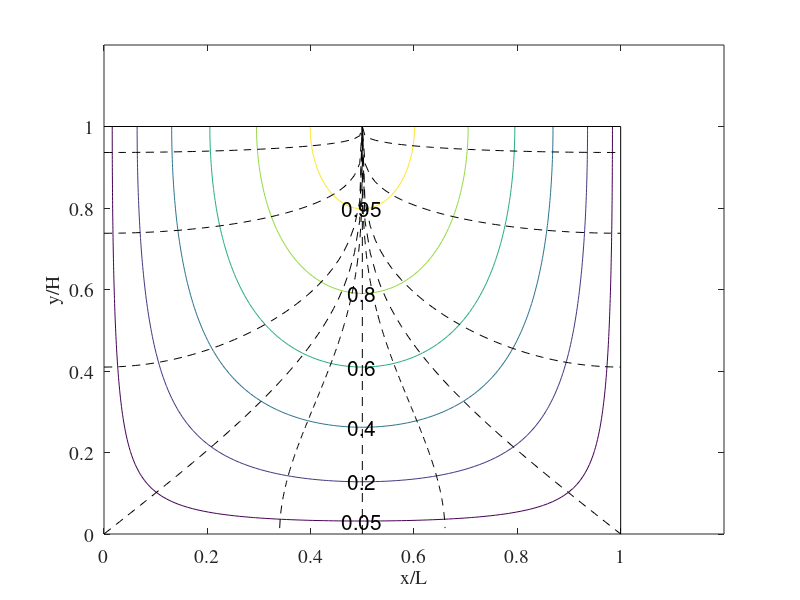
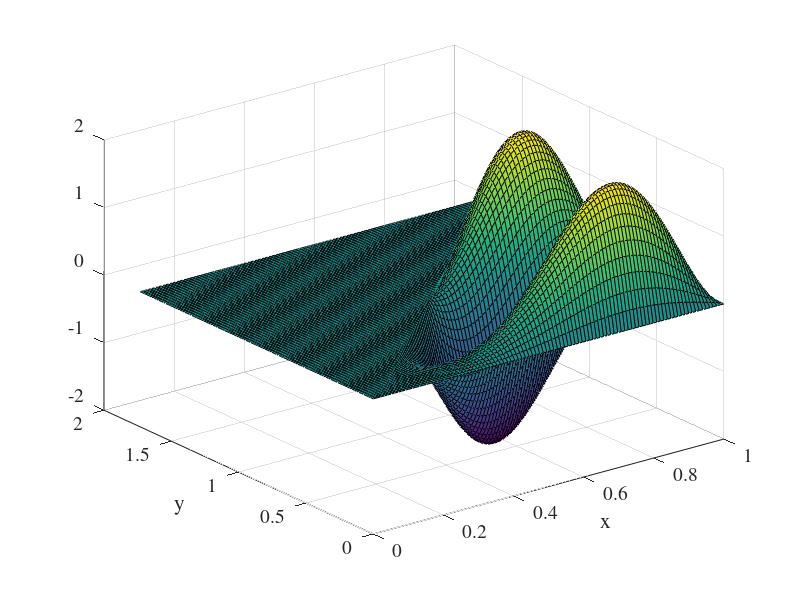

Write the MATLAB code that produced these figures, in order.

function ps5

close all;

%%%% Question 1
x=linspace(0,1,100);
y=x;

fnt=14;
[xx,yy]=meshgrid(x,y);
u=u11(xx,yy);

figure(1);
[cs,hdl]=contour(xx,yy,u,[0.05 0.2:0.2:0.8 0.95]); hold on;
clabel(cs,hdl,'fontsize',15,'rotation',0,'labelspacing',1024)
plot([0,1],[1,1],'k',[1,1],[0,1],'k');

b=pi/2;

x_=sort([x,1/2]);
y1=1/b*acos(abs(cos(pi*x_)).^(1/4));
y2=1/b*acos(0.1*abs(cos(pi*x_)).^(1/4));
y3=1/b*acos(0.4*abs(cos(pi*x_)).^(1/4));
y3b=1/b*acos(0.8*abs(cos(pi*x_)).^(1/4));

x__=0:0.001:1;
y4=1.2*abs(cos(pi*x__)).^(1/4);
ii=find(y4<=1);
x4=x__(ii);
y4=1/b*acos(y4(ii));

plot([1/2,1/2],[0,1],'k--',x_,y1,'k--',x_,y2,'k--',x_,y3,'k--',x_,y3b,'k--',x4,y4,'k--');
set(gca,'xlim',[0,1.2],'ylim',[0,1.2],'fontname','times','fontsize',fnt);
xlabel('x/L','fontname','times','fontsize',fnt); 
ylabel('y/H','fontname','times','fontsize',fnt); 
saveas(1,'q1.eps');

%%%% Question 4
x=linspace(0,1,100);
y=x*sqrt(3);

[XX,YY]=meshgrid(x,y);

Z=sin(3*pi*XX).*sin(pi*YY/sqrt(3)) - sin(2*pi*XX).*sin(4*pi*YY/sqrt(3)) + sin(pi*XX).*sin(5*pi*YY/sqrt(3));
ZZ=Z.*(YY <= sqrt(3)*XX);

figure(4);
surf(XX,YY,ZZ);
xlabel('x','fontname','times','fontsize',14);
ylabel('y','fontname','times','fontsize',14);
set(gca,'fontname','times','fontsize',14);
saveas(4,'q4.eps');


%------------------------------------------
function u=u11(x,y)

u=sin(pi*x).*sin(pi*y/2);